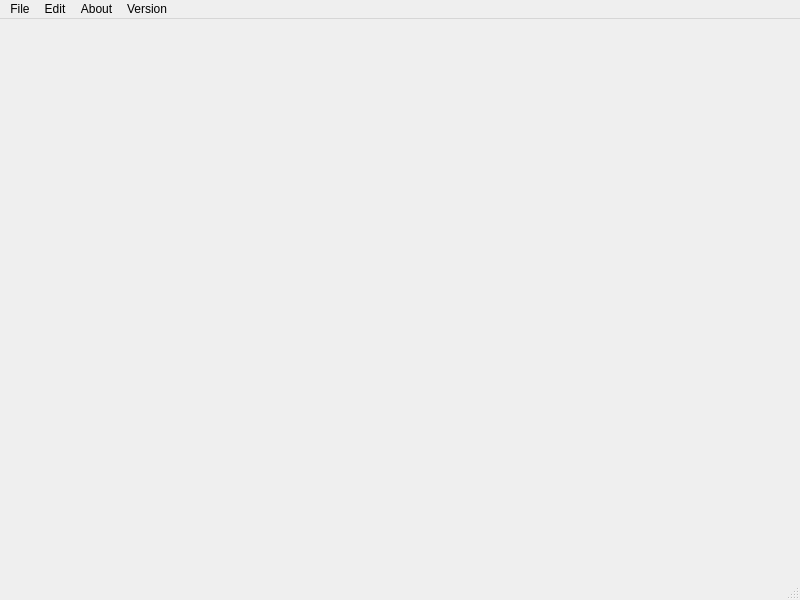
<?xml version="1.0" encoding="UTF-8"?>
<ui version="4.0">
 <class>MainForm</class>
 <widget class="QMainWindow" name="MainForm">
  <property name="geometry">
   <rect>
    <x>0</x>
    <y>0</y>
    <width>800</width>
    <height>600</height>
   </rect>
  </property>
  <property name="windowTitle">
   <string>MainWindow</string>
  </property>
  <widget class="QWidget" name="centralwidget">
   <widget class="QWidget" name="gridLayoutWidget">
    <property name="geometry">
     <rect>
      <x>20</x>
      <y>30</y>
      <width>761</width>
      <height>501</height>
     </rect>
    </property>
    <layout class="QGridLayout" name="MainGridLayOut"/>
   </widget>
  </widget>
  <widget class="QMenuBar" name="menubar">
   <property name="geometry">
    <rect>
     <x>0</x>
     <y>0</y>
     <width>800</width>
     <height>26</height>
    </rect>
   </property>
   <widget class="QMenu" name="menuFile">
    <property name="title">
     <string>File</string>
    </property>
   </widget>
   <widget class="QMenu" name="menuEdit">
    <property name="title">
     <string>Edit</string>
    </property>
   </widget>
   <widget class="QMenu" name="menuAbout">
    <property name="title">
     <string>About</string>
    </property>
   </widget>
   <widget class="QMenu" name="menuVersion">
    <property name="title">
     <string>Version</string>
    </property>
   </widget>
   <addaction name="menuFile"/>
   <addaction name="menuEdit"/>
   <addaction name="menuAbout"/>
   <addaction name="menuVersion"/>
  </widget>
  <widget class="QStatusBar" name="statusbar"/>
 </widget>
 <resources/>
 <connections/>
</ui>
